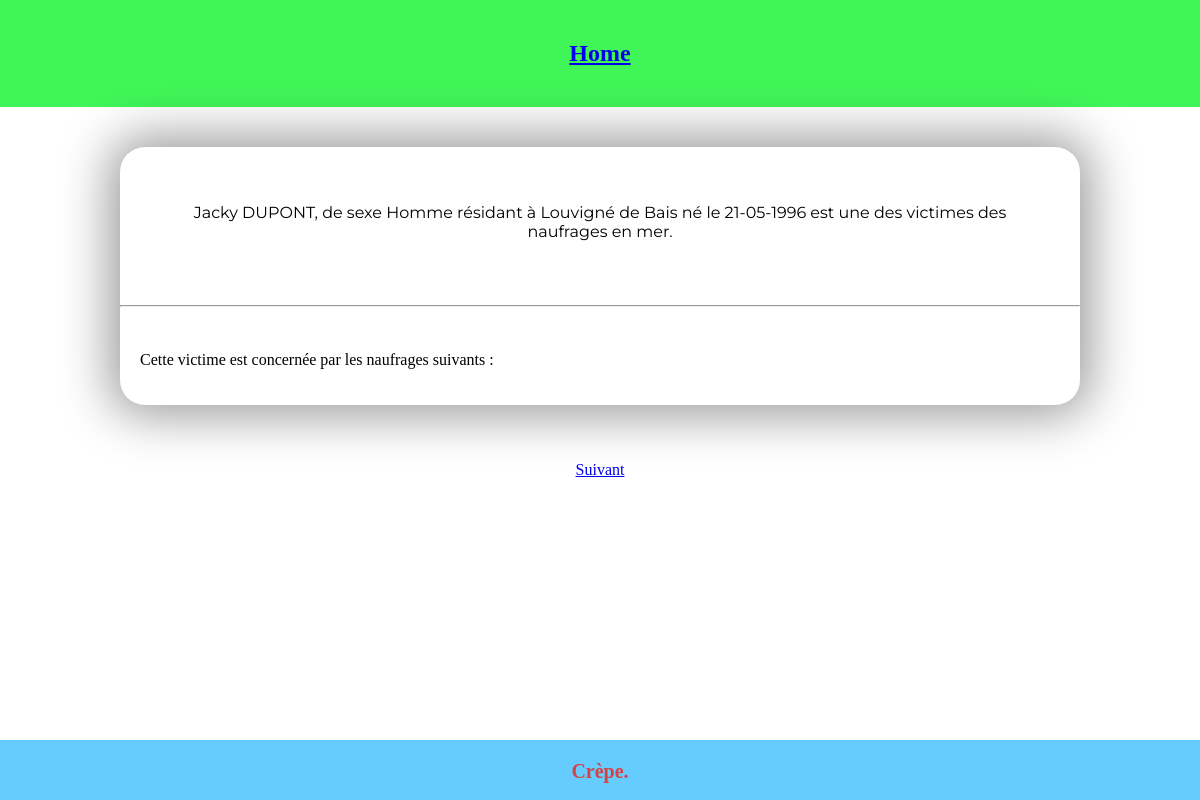
/victime.php?id=1, run on the app's committed database.
### tables this page shows
CREATE TABLE VICTIME(
   Id_Vict INT AUTO_INCREMENT,
   Nom_Vict VARCHAR(50) NOT NULL,
   Prenom_Vict VARCHAR(50) NOT NULL,
   Ville_Vict VARCHAR(50),
   Date_Naissance_Vict VARCHAR(50),
   Sexe_Vict VARCHAR(1),
   Id_User INT NOT NULL,
   PRIMARY KEY(Id_Vict),
   FOREIGN KEY(Id_User) REFERENCES UTILISATEUR(Id_User)
);

### src/victime.php (the view, shortened to what this page needs)
<?php
    $vict = array();
    if($_GET){
        $id = htmlspecialchars($_GET['id'], ENT_QUOTES);
        if($id > 0){
            $dbh = new PDO('mysql:host=mysql-generationterrible.alwaysdata.net;dbname=generationterrible_ndi', '251169_gt', '${{ secrets.SuperSecret }}', array(
                PDO::ATTR_PERSISTENT => true
            ));
            $sql = $dbh->prepare("SELECT * FROM VICTIME WHERE Id_User=".$id);
            $sql->execute();
            $vict = $sql->fetch(PDO::FETCH_ASSOC);
        } else {
            echo 'pas de bateau';
        }
    } else {
        echo 'pas de bateau';
    }
?>
<!DOCTYPE html>
<html lang="en">
<head>
    <link href="style.css" rel="stylesheet" type="text/css">
</head>
<body>
    <header>
        <nav>
            <h1><a href="index.php">Home</a></h1>
        </nav>
    </header>
    <div class="card">
        <div class="content">
            <p> <? echo $vict['Prenom_Vict']; ?> <? echo $vict['Nom_Vict']; ?>, de sexe <?php if($vict['Sexe_Vict'] == 'H') { echo 'Homme'; } else { echo 'Femme'; }?> résidant à <? echo $vict['Ville_Vict']; ?> né le <?php echo $vict['Date_Naissance_Vict']; ?> est une des victimes des naufrages en mer.</p>
        </div>
        <hr>
        <div class="badge">
<?php
            echo "</p><p>Cette victime est concernée par les naufrages suivants : ";
?>
        </div>
    </div>
    <p style="text-align: center">
        <a href="victime.php?id=<?php echo ($id+1); ?>">Suivant</a>
    </p>
    <footer>
        <p>Crèpe.</p>
    </footer>
</body>
</html>

### src/style.css (style rules this page uses)
body { width: 100%; margin: 0; padding: 0; box-sizing: border-box; min-height: 100vh; display: flex; flex-direction: column; }
.card { width: 80%; background: #ffffff; box-shadow: 0px 0px 50px 10px rgb(0,0,0,0.4); margin: auto; margin-top: 40px; border-radius: 25px; margin-bottom: 40px; }
.content { padding: 40px; }
.content p { font-family: 'Montserrat', sans-serif; text-align: center; }
.badge { padding: 20px; }
footer { width:100%; height:60px; background:#6cf; text-align: center; color: #d34343; font-size: 20px; font-weight: 700; margin-top: auto; }
header { padding: 20px; background: rgb(64, 245, 88); text-align: center; cursor: pointer; }

### data on the page
victime: Prenom_Vict "Jacky", Nom_Vict "DUPONT", Ville_Vict "Louvigné de Bais", Date_Naissance_Vict "21-05-1996"
